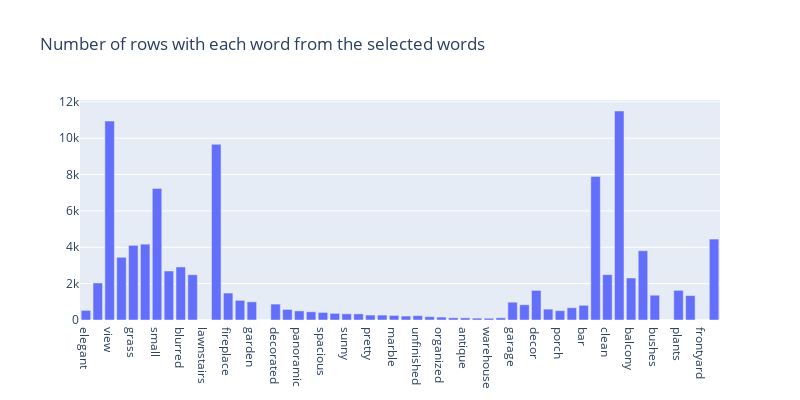

Notebook code cell kept with this figure:
### Code cell
selected_words = ["elegant", "pool", "view", "big", "grass","tub","small","hallway","blurred","patio","lawn"
                        "stairs", "tree", "fireplace", "artistic", "garden","modern"
                        "bright", "decorated", "fashioned", "panoramic", "high", 
                        "spacious","beautiful", "sunny", "colors","pretty",
                        "chandelier", "marble", "messy","unfinished",  "shining",
                        "organized", "huge", "antique","renovated", "warehouse",
                        "rooftop","garage","swimming", "decor","loft","porch","umbrella",
                        "bar","wooden","clean", "empty","balcony","tile", "bushes","nice"
                        "good", "plants","backyard","frontyard","yard"]


def is_in_caption(caption_list, word):
    for captions in caption_list :
        if word in captions:
            return True

for word in selected_words:
    # Create a column with the word as the name and the the value 0 for each row
    if word not in df_captions.columns:
        df_captions.insert(len(df_captions.columns), word, 0)
    
    # Set the value to 1 if the word is in the caption
    df_captions[word] = df_captions['captions'].apply(is_in_caption, args=(word,))



# plot the number of rows with each word from the selected words using plotly
import plotly.graph_objects as go
fig = go.Figure()
fig.add_trace(go.Bar(x=df_captions[selected_words].sum().index, y=df_captions[selected_words].sum().values))
fig.update_layout(title_text='Number of rows with each word from the selected words', width=800, height=400)
fig.show()

# download the plot as a png file
fig.write_image("./analysis/images/selected_words.png")

### Figure 1 — Plotly figure (JSON) as saved in the notebook; plotly's stock layout.template omitted (floating-point values rounded to 4 significant figures)
{"data": [{"type": "bar", "x": ["elegant", "pool", "view", "big", "grass", "tub", "small", "hallway", "blurred", "patio", "lawnstairs", "tree", "fireplace", "artistic", "garden", "modernbright", "decorated", "fashioned", "panoramic", "high", "spacious", "beautiful", "sunny", "colors", "pretty", "chandelier", "marble", "messy", "unfinished", "shining", "organized", "huge", "antique", "renovated", "warehouse", "rooftop", "garage", "swimming", "decor", "loft", "porch", "umbrella", "bar", "wooden", "clean", "empty", "balcony", "tile", "bushes", "nicegood", "plants", "backyard", "frontyard", "yard"], "y": [529, 2036, 10940, 3450, 4107, 4172, 7239, 2695, 2916, 2491, 0, 9665, 1482, 1081, 998, 0, 876, 582, 500, 453, 417, 366, 341, 336, 272, 271, 252, 218, 240, 182, 160, 121, 117, 103, 96, 119, 979, 838, 1628, 598, 512, 675, 809, 7898, 2496, 11496, 2310, 3809, 1364, 0, 1632, 1344, 0, 4451]}], "layout": {"height": 400, "title": {"text": "Number of rows with each word from the selected words"}, "width": 800}}
